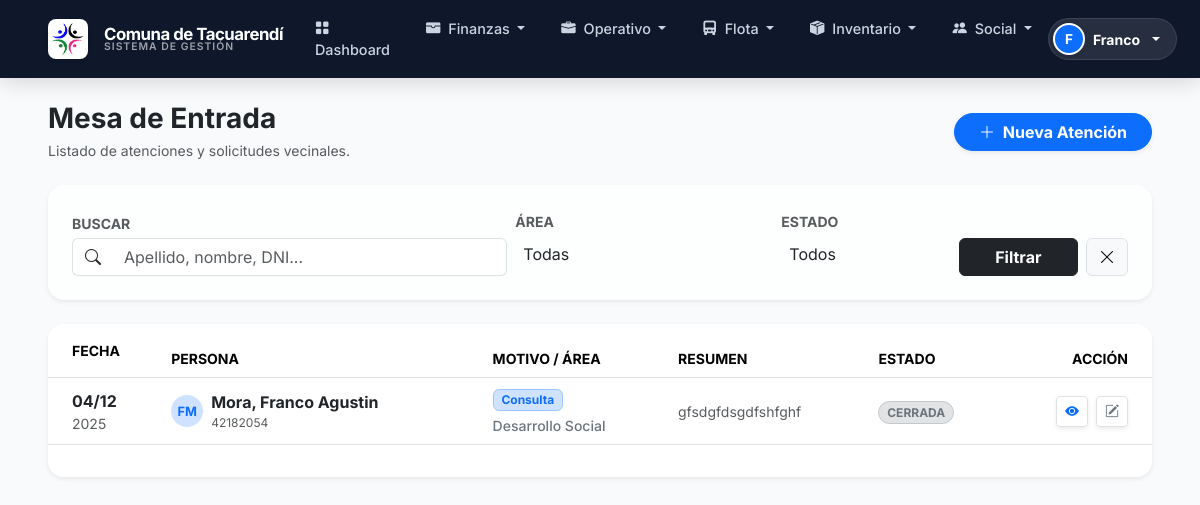
Page /atenciones/ (signed in) on the earlier database version.
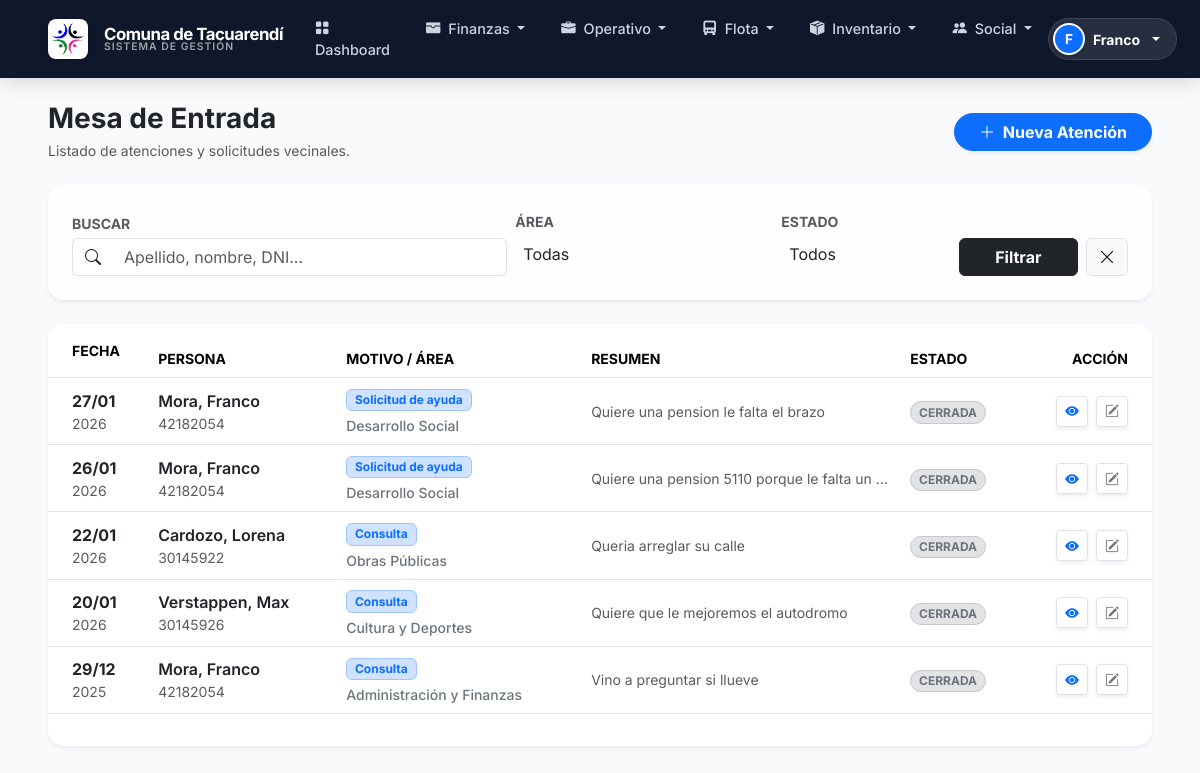
Same page on the later database version.
### finanzas/models.py (models this page shows, shortened)
class Atencion(models.Model):
    MOTIVO_CHOICES = [
        ("CONSULTA", "Consulta"),
        ("RECLAMO", "Reclamo"),
        ("SOLICITUD_AYUDA", "Solicitud de ayuda"),
        ("TRAMITE", "Trámite"),
        ("DENUNCIA", "Denuncia"),
        ("OTRO", "Otro"),
    ]
    ESTADO_CHOICES = [("ABIERTA", "Abierta"), ("EN_SEGUIMIENTO", "En seguimiento"), ("CERRADA", "Cerrada")]
    persona = models.ForeignKey(Beneficiario, on_delete=models.SET_NULL, null=True, blank=True, related_name="atenciones")
    persona_nombre = models.CharField(max_length=200, blank=True)
    persona_dni = models.CharField(max_length=20, blank=True)
    persona_barrio = models.CharField(max_length=100, blank=True)
    area = models.ForeignKey(Area, on_delete=models.SET_NULL, null=True, blank=True)
    fecha_atencion = models.DateField(default=timezone.now, db_index=True)
    hora_atencion = models.TimeField(null=True, blank=True)
    motivo_principal = models.CharField(max_length=20, choices=MOTIVO_CHOICES, default="CONSULTA")
    canal = models.CharField(max_length=20, default="PRESENCIAL")
    prioridad = models.CharField(max_length=10, default="MEDIA")
    descripcion = models.TextField(blank=True)
    resultado = models.TextField(blank=True)
    requiere_seguimiento = models.BooleanField(default=False)
    estado = models.CharField(max_length=20, choices=ESTADO_CHOICES, default="CERRADA")
    tarea_seguimiento = models.ForeignKey("agenda.Tarea", on_delete=models.SET_NULL, null=True, blank=True, related_name="atenciones")
    origen_interno = models.CharField(max_length=200, blank=True)
    creado_por = models.ForeignKey(settings.AUTH_USER_MODEL, on_delete=models.SET_NULL, null=True, related_name="atenciones_creadas")
    actualizado_por = models.ForeignKey(settings.AUTH_USER_MODEL, on_delete=models.SET_NULL, null=True, related_name="atenciones_actualizadas")
    fecha_creacion = models.DateTimeField(auto_now_add=True)
    actualizado_en = models.DateTimeField(auto_now=True)
    class Meta:
        verbose_name = "Atención"
        verbose_name_plural = "Atenciones"
        ordering = ["-fecha_atencion", "-id"]

class Beneficiario(models.Model):
    TIPO_VINCULO_NINGUNO = "NINGUNO"
    TIPO_VINCULO_PLANTA = "PLANTA"
    TIPO_VINCULO_JORNAL = "JORNAL"
    TIPO_VINCULO_EVENTUAL = "EVENTUAL"
    TIPO_VINCULO_HONORARIO = "HONORARIO"
    TIPO_VINCULO_CHOICES = [
        (TIPO_VINCULO_NINGUNO, "Sin vínculo"),
        (TIPO_VINCULO_PLANTA, "Planta"),
        (TIPO_VINCULO_JORNAL, "Jornal"),
        (TIPO_VINCULO_EVENTUAL, "Eventual"),
        (TIPO_VINCULO_HONORARIO, "Honorarios"),
    ]
    nombre = models.CharField(max_length=100)
    apellido = models.CharField(max_length=100)
    dni = models.CharField(max_length=20, blank=True, db_index=True)
    fecha_nacimiento = models.DateField(null=True, blank=True)
    direccion = models.CharField(max_length=255, blank=True)
    barrio = models.CharField(max_length=100, blank=True)
    telefono = models.CharField(max_length=50, blank=True)
    notas = models.TextField(blank=True, help_text="Observaciones generales sobre la situación social")
    paga_servicios = models.BooleanField(default=False)
    detalle_servicios = models.CharField(max_length=255, blank=True)
    tipo_vinculo = models.CharField(max_length=20, choices=TIPO_VINCULO_CHOICES, default=TIPO_VINCULO_NINGUNO)
    sector_laboral = models.ForeignKey(Area, on_delete=models.SET_NULL, null=True, blank=True, related_name="beneficiarios_laborales")
    fecha_ingreso = models.DateField(null=True, blank=True)
    percibe_beneficio = models.BooleanField(default=False)
    beneficio_detalle = models.CharField(max_length=255, blank=True)
    beneficio_organismo = models.CharField(max_length=120, blank=True)
    beneficio_monto_aprox = models.DecimalField(max_digits=12, decimal_places=2, null=True, blank=True)
    activo = models.BooleanField(default=True)
    created = models.DateTimeField(auto_now_add=True)
    class Meta:
        verbose_name = "Beneficiario"
        verbose_name_plural = "Beneficiarios"
        ordering = ["apellido", "nombre"]

class Area(models.Model):
    nombre = models.CharField(max_length=100)
    descripcion = models.TextField(blank=True)
    activo = models.BooleanField(default=True)
    class Meta:
        verbose_name = "Área"
        verbose_name_plural = "Áreas"
    def __str__(self):
        return self.nombre

### finanzas/views_atenciones.py (the view, shortened to what this page needs)
# urls.py: path("atenciones/", views_atenciones.AtencionListView.as_view(), name="atencion_list"),
class AtencionListView(OperadorSocialRequiredMixin, ListView):
    model = Atencion
    template_name = "finanzas/atencion_list.html"
    context_object_name = "atenciones"
    paginate_by = 20
    def get_queryset(self):
        qs = (
            Atencion.objects
            .select_related("persona", "area", "creado_por")
            .all()
            .order_by("-fecha_atencion", "-fecha_creacion")
        )
        q = (self.request.GET.get("q") or "").strip()
        area_id = (self.request.GET.get("area") or "").strip()
        estado = (self.request.GET.get("estado") or "").strip()
        if area_id:
            qs = qs.filter(area_id=area_id)
        if estado:
            qs = qs.filter(estado=estado)
        return qs
    def get_context_data(self, **kwargs):
        ctx = super().get_context_data(**kwargs)
        ctx["filtros_areas"] = Area.objects.filter(activo=True).order_by("nombre")
        ctx["estado_choices"] = Atencion.ESTADO_CHOICES
        ctx["q"] = (self.request.GET.get("q") or "").strip()
        ctx["area_sel"] = (self.request.GET.get("area") or "").strip()
        ctx["estado_sel"] = (self.request.GET.get("estado") or "").strip()
        ctx.update(roles_ctx(self.request.user))
        return ctx

### finanzas/context_processors.py (called while the page is built)
def roles_ctx(request):
    if request.user.is_authenticated:
        return get_roles_ctx(request.user)
    return {}

def comuna_ctx(request):
    return {
        "COMUNA_NOMBRE": getattr(settings, "COMUNA_NOMBRE", "Comuna de Tacuarendí"),
        "COMUNA_CUIT": getattr(settings, "COMUNA_CUIT", ""),
        "COMUNA_TELEFONO": getattr(settings, "COMUNA_TELEFONO", ""),
        "COMUNA_EMAIL": getattr(settings, "COMUNA_EMAIL", ""),
        "COMUNA_DIRECCION": getattr(settings, "COMUNA_DOMICILIO", ""),
    }

### finanzas/mixins.py (called while the page is built)
def _tiene_grupo(user, grupos):
    if not user:
        return False
    if not getattr(user, "is_authenticated", False):
        return False
    if user.is_superuser:
        return True
    return user.groups.filter(name__in=grupos).exists()

def es_admin_sistema(user):
    return _tiene_grupo(user, ["ADMIN_SISTEMA", "ADMIN"])

def es_staff_finanzas(user):
    return _tiene_grupo(user, ["Finanzas", "STAFF_FINANZAS", "TESORERIA", "SECRETARIA"])

def es_operador_finanzas(user):
    return _tiene_grupo(user, ["Finanzas", "OPERADOR_FINANZAS", "CAJA", "STAFF_FINANZAS", "ADMIN_SISTEMA"])

def es_equipo_genero(user):
    return _tiene_grupo(user, ["GENEROYNIÑEZ", "ADMIN_SISTEMA"])

### finanzas/templates/finanzas/atencion_list.html (shortened to what the changed rows need)
{% extends "finanzas/base.html" %}
{% load humanize %}
{% block content %}
<div class="d-flex justify-content-between align-items-center flex-wrap gap-2 mb-4 animate-fade-in">
  <div>
    <h1 class="h3 fw-bold text-dark mb-1">Mesa de Entrada</h1>
  </div>
</div>
<div class="card border-0 shadow-sm rounded-4 overflow-hidden animate-fade-in">
  <div class="table-responsive">
    <table class="table table-hover align-middle mb-0">
      <thead class="bg-light small text-uppercase text-secondary fw-bold">
        <tr>
          <th class="ps-4 py-3">Fecha</th>
          <th>Persona</th>
          <th>Motivo / Área</th>
          <th>Resumen</th>
          <th>Estado</th>
          <th class="text-end pe-4">Acción</th>
        </tr>
      </thead>
      <tbody>
        {% for a in atenciones %}
        <tr>
          <td class="ps-4">
            <div class="fw-bold text-dark">{{ a.fecha_atencion|date:"d/m" }}</div>
            <div class="small text-muted">{{ a.fecha_atencion|date:"Y" }}</div>
          </td>
          <td>
            {% if a.persona %}
              <div class="d-flex align-items-center">
                  <div class="bg-primary-subtle text-primary rounded-circle d-flex align-items-center justify-content-center me-2 fw-bold" style="width: 32px; height: 32px; font-size: 0.8rem;">
                      {{ a.persona.nombre|slice:":1" }}{{ a.persona.apellido|slice:":1" }}
                  </div>
                  <div>
                      <a class="text-decoration-none fw-bold text-dark stretched-link-not" href="{% url 'finanzas:persona_detail' a.persona.pk %}">
                        {{ a.persona.apellido }}, {{ a.persona.nombre }}
                      </a>
                      <div class="small text-muted" style="font-size: 0.75rem;">{{ a.persona.dni|default:"S/D" }}</div>
                  </div>
              </div>
            {% else %}
              <div class="fw-semibold text-dark">{{ a.persona_nombre|default:"(Sin nombre)" }}</div>
              <div class="small text-muted">{{ a.persona_dni }}</div>
            {% endif %}
          </td>
          <td>
            <span class="badge bg-primary-subtle text-primary border border-primary-subtle mb-1">
              {{ a.get_motivo_principal_display }}
            </span>
            <div class="small text-secondary fw-medium">{{ a.area|default:"-" }}</div>
          </td>
          <td style="max-width: 250px;">
             <div class="text-muted small text-truncate">{{ a.descripcion|default:"Sin descripción" }}</div>
          </td>
          <td>
            {% if a.estado == "ABIERTA" %}
              <span class="badge bg-success-subtle text-success border border-success-subtle rounded-pill">ABIERTA</span>
            {% elif a.estado == "EN_SEGUIMIENTO" %}
              <span class="badge bg-warning-subtle text-warning-emphasis border border-warning-subtle rounded-pill">SEGUIMIENTO</span>
            {% else %}
              <span class="badge bg-secondary-subtle text-secondary border border-secondary-subtle rounded-pill">CERRADA</span>
            {% endif %}
          </td>
          <td class="text-end pe-4">
            <div class="d-flex justify-content-end gap-2">
                <button type="button"
                        class="btn btn-sm btn-white border shadow-sm hover-lift btn-quick-view"
                        data-bs-toggle="modal"
                        data-bs-target="#quickViewModal"
                        data-fecha="{{ a.fecha_atencion|date:'d/m/Y' }}"
                        data-persona="{% if a.persona %}{{ a.persona.apellido }}, {{ a.persona.nombre }}{% else %}{{ a.persona_nombre }}{% endif %}"
                        data-motivo="{{ a.get_motivo_principal_display }}"
                        data-area="{{ a.area|default:'General' }}"
                        data-estado="{{ a.get_estado_display }}"
                        data-descripcion="{{ a.descripcion|default:'Sin detalles.' }}"
                        data-observaciones="{{ a.observaciones|default:'No hay observaciones.' }}"
                        title="Ver detalle rápido">
                    <i class="bi bi-eye-fill text-primary"></i>
                </button>
                <a href="{% url 'finanzas:atencion_update' a.pk %}?next={{ request.get_full_path|urlencode }}"
                   class="btn btn-sm btn-white border shadow-sm hover-lift text-secondary" title="Editar / Gestionar">
                  <i class="bi bi-pencil-square"></i>
                </a>
            </div>
          </td>
        </tr>
        {% endfor %}
      </tbody>
    </table>
  </div>
</div>
{% endblock %}

Differences in the rows shown:
added Atencion: fecha_atencion "27/01", fecha_atencion "2026", persona_nombre "Mora, Franco", persona_dni "42182054", motivo_principal "Solicitud de ayuda", area "Desarrollo Social", descripcion "Quiere una pension le falta el brazo", estado "CERRADA"
added Atencion: fecha_atencion "26/01", fecha_atencion "2026", persona_nombre "Mora, Franco", persona_dni "42182054", motivo_principal "Solicitud de ayuda", area "Desarrollo Social", descripcion "Quiere una pension 5110 porque le falta un…", estado "CERRADA"
changed Atencion: fecha_atencion "04/12" → "22/01"; fecha_atencion "2025" → "2026"; persona_id 1 → empty (drawn); persona_nombre (not shown) → "Cardozo, Lorena"; persona_dni (not shown) → "30145922"; area "Desarrollo Social" → "Obras Públicas"; descripcion "gfsdgfdsgdfshfghf" → "Queria arreglar su calle"; persona.nombre "F" → (not shown); persona.apellido "M" → (not shown); persona.apellido "Mora" → (not shown); persona.nombre "Franco Agustin" → (not shown); persona.dni "42182054" → (not shown)
added Atencion: fecha_atencion "20/01", fecha_atencion "2026", persona_nombre "Verstappen, Max", persona_dni "30145926", motivo_principal "Consulta", area "Cultura y Deportes", descripcion "Quiere que le mejoremos el autodromo", estado "CERRADA"
added Atencion: fecha_atencion "29/12", fecha_atencion "2025", persona_nombre "Mora, Franco", persona_dni "42182054", motivo_principal "Consulta", area "Administración y Finanzas", descripcion "Vino a preguntar si llueve", estado "CERRADA"
